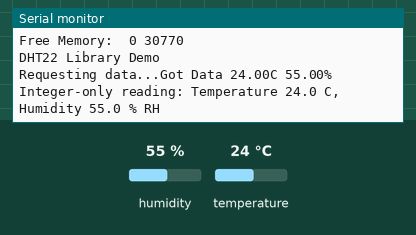
Recording of a sketch running on a simulated Arduino Uno, built with avr-gcc and run on an emulated ATmega328P. Parts: the last lines printed to the serial monitor. Inputs (shaded band) come from the test bench; at power-on: humidity 55 %, temperature 24 °C.

Above: at 2.8 s.
2.9 s: humidity set to 22 %
At 4.3 s:
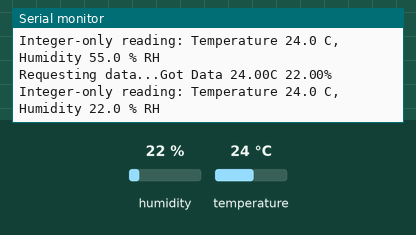
4.4 s: temperature set to 12 °C
5.9 s: humidity set to 40 %
At 7.0 s:
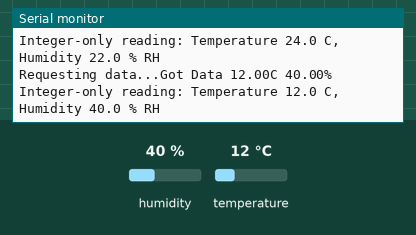
Timing chart, 0 to 8.9 s (numbered marks = the images above; inputs shaded):
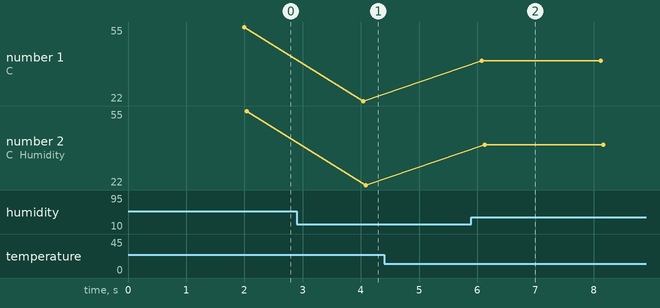

Measured:
- after the input at 2.9 s, the serial monitor: prints a new line after 1.1 s (image 1)
- after the input at 5.9 s, the serial monitor: prints a new line after 0.18 s (image 2)
- plotted number 1: 22 → 40 after the input at 5.9 s
- plotted number 2: 22 → 40 after the input at 5.9 s

The sketch:

test_temperature.ino
```cpp
#include <DHT22.h>
// Only used for sprintf
#include <stdio.h>

// Data wire is plugged into port 7 on the Arduino
// Connect a 4.7K resistor between VCC and the data pin (strong pullup)
#define DHT22_PIN 7

// Setup a DHT22 instance
DHT22 myDHT22(DHT22_PIN);

void setup(void)
{
  // start serial port
  Serial.begin(9600);
  printFreeMemory("0");
  Serial.println("DHT22 Library Demo");
}

void loop(void)
{
  DHT22_ERROR_t errorCode;

  // The sensor can only be read from every 1-2s, and requires a minimum
  // 2s warm-up after power-on.
  delay(2000);

  Serial.print("Requesting data...");
  errorCode = myDHT22.readData();
  switch(errorCode)
  {
    case DHT_ERROR_NONE:
      Serial.print("Got Data ");
      Serial.print(myDHT22.getTemperatureC());
      Serial.print("C ");
      Serial.print(myDHT22.getHumidity());
      Serial.println("%");
      // Alternately, with integer formatting which is clumsier but more compact to store and
	  // can be compared reliably for equality:
	  //
      char buf[128];
      sprintf(buf, "Integer-only reading: Temperature %hi.%01hi C, Humidity %i.%01i %% RH",
                   myDHT22.getTemperatureCInt()/10, abs(myDHT22.getTemperatureCInt()%10),
                   myDHT22.getHumidityInt()/10, myDHT22.getHumidityInt()%10);
      Serial.println(buf);
      break;
    case DHT_ERROR_CHECKSUM:
      Serial.print("check sum error ");
      Serial.print(myDHT22.getTemperatureC());
      Serial.print("C ");
      Serial.print(myDHT22.getHumidity());
      Serial.println("%");
      break;
    case DHT_BUS_HUNG:
      Serial.println("BUS Hung ");
      break;
    case DHT_ERROR_NOT_PRESENT:
      Serial.println("Not Present ");
      break;
    case DHT_ERROR_ACK_TOO_LONG:
      Serial.println("ACK time out ");
      break;
    case DHT_ERROR_SYNC_TIMEOUT:
      Serial.println("Sync Timeout ");
      break;
    case DHT_ERROR_DATA_TIMEOUT:
      Serial.println("Data Timeout ");
      break;
    case DHT_ERROR_TOOQUICK:
      Serial.println("Polled to quick ");
      break;
  }
}

// Free Memory request
extern unsigned long __bss_end;
extern void *__brkval;

// Free memory request
int memoryFree()
{
  //  long myValue;
  int freeValue;
  freeValue = 0;

  if ((unsigned long)__brkval == 0)
  {
    freeValue = ((unsigned long)&freeValue) - ((unsigned long)&__bss_end);
    //       Serial.println("here and there");
  }
  else
  {
    freeValue = ((unsigned long)&freeValue) - ((unsigned long)__brkval);
    //      Serial.println("here  2");
  }

  return freeValue;

}//end memoryFree()

void printFreeMemory(String message) {
  Serial.println("  ");
  Serial.print("Free Memory:  ");
  Serial.print(message);
  Serial.print(" ");
  Serial.print(memoryFree());
  Serial.println("  ");
}
```
